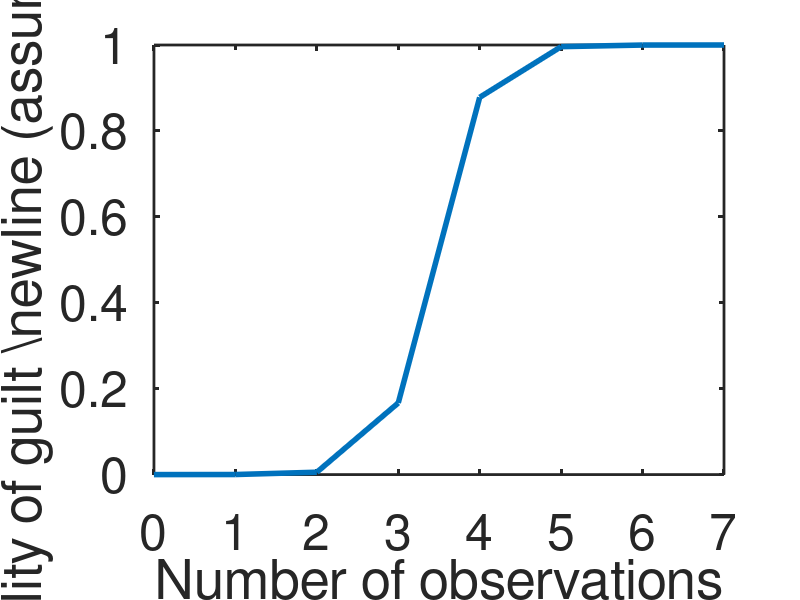
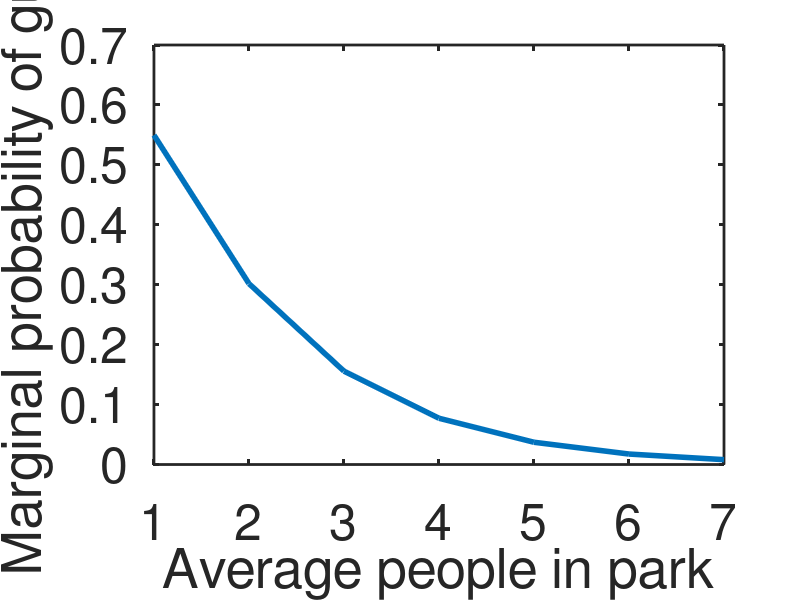

These charts were generated, in order, by the following MATLAB code:
%% Task 3 solution
% Adam Morris ? Computational Social Cognition Bootcamp, July 2017

priorGuilty = .9; % prior probability that he's guilty
probObsGivenGuilty = .9; % if he's guilty, what's the probability that any one person would have seen him there
probObsGivenInnocent = .2; % if he's NOT guilty, what's the probability that any one person would have seen him there

% Returns prob(guilty, numObs | numPeopleInPark) - the numerator in Bayes
% rule
% numObs corresponds to 'R' in the task, and numPeopleInPark corresponds to
% N
getNumerator = @(priorOfHypothesis, numObs, numPeopleInPark, probsObsGivenHypothesis) ...
    priorOfHypothesis * binopdf(numObs, numPeopleInPark, probsObsGivenHypothesis);

% Returns the posterior probability that he's guilty,
% given a fixed number of sightings AND a fixed number of people in the
% park
% i.e. prob(guilty | numObs, numPeopleInPark)
getPosterior = @(priorGuilty, numObs, numPeopleInPark) ...
    getNumerator(priorGuilty, numObs, numPeopleInPark, probObsGivenGuilty) ./ ... % numerator of Bayes rule
    (getNumerator(priorGuilty, numObs, numPeopleInPark, probObsGivenGuilty) + getNumerator(1 - priorGuilty, numObs, numPeopleInPark, probObsGivenInnocent)); % denominator

%% Part A
% Find the posterior for different numbers of sightings (given N = 7)
posteriors = zeros(8, 1);

for numObs = 0:(size(posteriors, 1) - 1)
    posteriors(numObs + 1, 1) = getPosterior(priorGuilty, numObs, 7);
end

% Plot results.
figure
plot(0:(size(posteriors, 1) - 1), posteriors, 'LineWidth', 4);
xlabel('Number of observations');
ylabel('Probability of guilt \newline (assuming N = 7)');
set(gca, 'LineWidth', 2);
set(gca, 'FontSize', 36);

% Probability that he's guilty, given NO observations (and N = 7)
posteriors(1)

%% Part B
% Compute the MARGINAL probability of guilt, given fixed number of sightings:
% p(guilty | zero sightings)

rangePeopleInPark = 0:1000;
getMarginal = @(priorGuilty, numObs, avgPeopleInPark) ...
    sum(getPosterior(priorGuilty, numObs, rangePeopleInPark) .* ...
        poisspdf(rangePeopleInPark, avgPeopleInPark));
    
% What is the marginal probability given zero sightings?
numObs = 0;
avgPeopleInPark = 7;
getMarginal(priorGuilty, numObs, avgPeopleInPark)    
   
%% Part C
% What is the marginal probability given zero sightings, if the average
% people in the park is 1?
getMarginal(priorGuilty, numObs, 1)

% Plot for a bunch of different average people in park.
marginals = zeros(7, 1);
for avgPeopleInPark = 1:size(marginals, 1)
    marginals(avgPeopleInPark) = getMarginal(priorGuilty, numObs, avgPeopleInPark);
end

figure
plot(1:size(marginals, 1), marginals, 'LineWidth', 4);
xlabel('Average people in park');
ylabel('Marginal probability of guilt');
set(gca, 'LineWidth', 2);
set(gca, 'FontSize', 36);

%% Part D
probObsGivenGuilty = .4; % what if he's a master of disguise?

% Recompute joint / posterior / marginal
getNumerator = @(priorOfHypothesis, numObs, numPeopleInPark, probsObsGivenHypothesis) ...
    priorOfHypothesis * binopdf(numObs, numPeopleInPark, probsObsGivenHypothesis);

getPosterior = @(priorGuilty, numObs, numPeopleInPark) ...
    getNumerator(priorGuilty, numObs, numPeopleInPark, probObsGivenGuilty) ./ ... % numerator of Bayes rule
    (getNumerator(priorGuilty, numObs, numPeopleInPark, probObsGivenGuilty) + getNumerator(1 - priorGuilty, numObs, numPeopleInPark, probObsGivenInnocent)); % denominator

getMarginal = @(priorGuilty, numObs, avgPeopleInPark) ...
    sum(getPosterior(priorGuilty, numObs, rangePeopleInPark) .* ...
        poisspdf(rangePeopleInPark, avgPeopleInPark));
    
% Now what is the marginal probability given zero sightings, if the average
% people in the park is 1?
getMarginal(priorGuilty, numObs, 1)